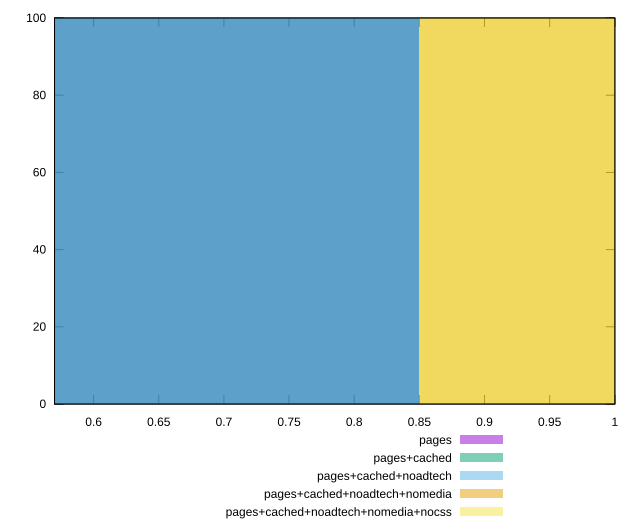

Recreate this plot in gnuplot.
reset

$pages <<EOF
0.6799241686316063 100
EOF

$pagesCached <<EOF
0.6799241686316063 100
EOF

$pagesCachedNoadtech <<EOF
0.6799241686316063 100
EOF

$pagesCachedNoadtechNomedia <<EOF
1.0198862529474095 100
EOF

$pagesCachedNoadtechNomediaNocss <<EOF
1.0198862529474095 100
EOF

set key outside below
set boxwidth 0.33996208431580316
set xrange [0.57:1]
set yrange [0:100]
set trange [0:100]
set style fill transparent solid 0.5 noborder
set terminal svg size 640, 530 enhanced background rgb 'white'
set output "report_00019_2021-02-10T18-14-37.922Z//uses-webp-images/comparison/histogram/all_score.svg"

plot $pages title "pages" with boxes, \
     $pagesCached title "pages+cached" with boxes, \
     $pagesCachedNoadtech title "pages+cached+noadtech" with boxes, \
     $pagesCachedNoadtechNomedia title "pages+cached+noadtech+nomedia" with boxes, \
     $pagesCachedNoadtechNomediaNocss title "pages+cached+noadtech+nomedia+nocss" with boxes

reset
